Frame 1 (no input): blank canvas, image omitted
Frame 60 (no input): blank canvas, image omitted
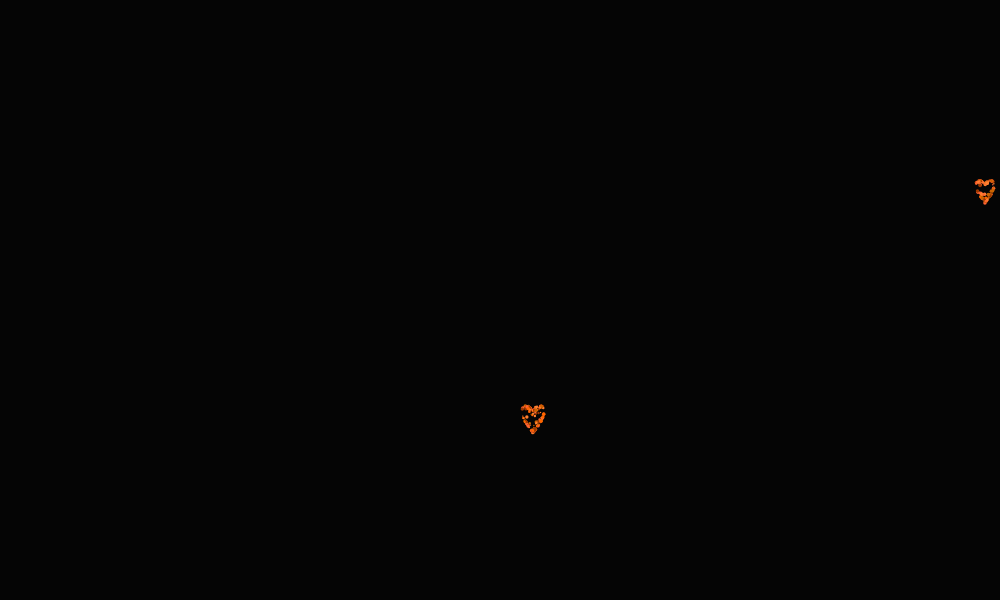
Frame 120 (the mouse pressed at the canvas centre since frame 60)

The p5.js sketch whose frames 1 and 60 were blank and that drew this single picture after the mouse press (run headless with seeded random() and noise() and a simulated clock; from frame 60 on, the mouse is pressed at the canvas centre):

// p5.js sketch
// ── sketch.js
point_list = []
particle_list = []

function add_point_list(x = Math.floor(Math.random()*1000),y = 600, x_spd = 0, y_spd = 10)
{
  let color_list = [color(255,128,49),color(255,100,50),color(200,100,0)]
  point_list.push({
    'x':x,
    'y':y,
    'x_spd':x_spd,
    'y_spd':y_spd,
    'color':color_list[Math.floor(Math.random()*color_list.length)], 
    'weight' : 10
  })
}

function circular_explosion(element)
{
  let color_list = [color(255,128,49),color(255,100,50),color(200,100,0),color(255,100,0),color(155,55,0)]


  for(let num_particles = Math.floor(Math.random()*500)+50; num_particles>0; num_particles--)
  {
    let velocity_vector = Math.random()*8
    let angle = Math.random()*12.56

    particle_list.push({
      'x': element['x'],
      'y': element['y'],
      'x_spd':element['x_spd']+velocity_vector*Math.sin(angle),
      'y_spd':element['y_spd']+velocity_vector*Math.cos(angle),
      'color':color_list[Math.floor(Math.random()*color_list.length)], 
      'weight' : 1+Math.floor(Math.random()*4)
    })
  }
}

function heart_explosion(element)
{
  let color_list = [color(255,128,49),color(255,100,50),color(200,100,0),color(255,100,0),color(155,55,0)]

  for(let num_particles = 100; num_particles>0; num_particles--)
  {
    let x = (Math.random()*2 - 1)
    let y = ((Math.random()>0.5?1:-1)*Math.sqrt(1-x*x) + Math.pow(x*x,0.3333))

    particle_list.push({
      'x': element['x'],
      'y': element['y'],
      'x_spd':element['x_spd']+x,
      'y_spd':element['y_spd']+y,
      'color':color_list[Math.floor(Math.random()*color_list.length)], 
      'weight' : 1+Math.floor(Math.random()*4)
    })
  }

  for(let num_particles = Math.floor(Math.random()*200)+10; num_particles>0; num_particles--)
  {
    let x = (Math.random()*2 - 1)
    let y = ((Math.random()>0.5?1:-1)*Math.sqrt(Math.random()-x*x) + Math.pow(x*x,0.3333))

    particle_list.push({
      'x': element['x'],
      'y': element['y'],
      'x_spd':element['x_spd']+x,
      'y_spd':element['y_spd']+y,
      'color':color_list[Math.floor(Math.random()*color_list.length)], 
      'weight' : 1+Math.floor(Math.random()*4)
    })
  }
}

function add_particle_list(element)
{
  heart_explosion(element)
}

function add_point_at_random(chance = 0.02)
{
  if(Math.floor(Math.random()*(1/chance))==Math.floor(0.5/chance))
    add_point_list(Math.floor(Math.random()*1000),600,0,Math.floor(Math.random()*5)+5)
}

function explode_points()
{
  new_list = []
  point_list.forEach(element => {
    if(element['y_spd']>0)
    {
      new_list.push(element)
    }   
    else
    {
      add_particle_list(element)
    }
  });
  point_list = new_list
}

function dacay_particles()
{
  new_list = []
  particle_list.forEach(element => {
    if(element['weight'] > 1)
    {
      element['weight'] -= 0.05
      new_list.push(element)
    }   
  });
  particle_list = new_list
}

function redraw_point(point1,gravity = 0.1)
{
  stroke(point1['color']);
  strokeWeight(point1['weight']);
  point(point1['x'],point1['y']);
  point1['y'] -= point1['y_spd'];
  point1['x'] -= point1['x_spd'];
  point1['y_spd'] -= gravity;
}

function setup() {
  let test = createCanvas(1000, 600);
  test.center('horizontal')
}

function draw() {
  background(5);
  point_list.forEach(element => {
    redraw_point(element)    
  });

  particle_list.forEach(element => {
    redraw_point(element,0.08)    
  });

  add_point_at_random()
  explode_points()
  dacay_particles()
}
